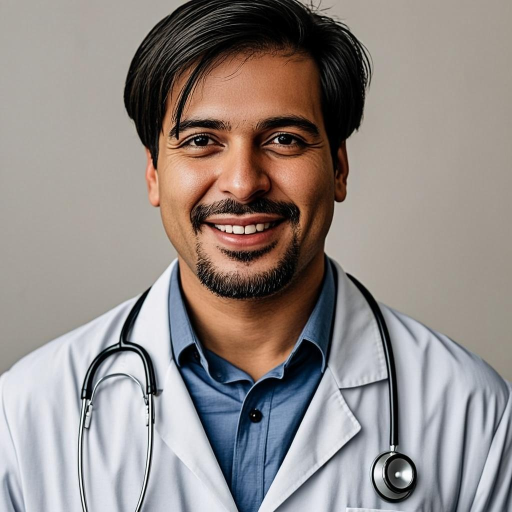
#> input picture scripts/team-raw/abdrakhmanov.png, 1024 x 1024 px, found by its file name (shown at 1/2 size); its folder holds 4 pictures in this run
$ python make-team-jpg.py
#> lines starting #> are read from the running program, lines starting #| are printed output that depends on the picture
#!/usr/bin/env python3
"""Конвертация сырых портретов команды в оптимизированные JPEG для сайта."""
import os
from PIL import Image

SRC = "/home/z/my-project/scripts/team-raw"
DST = "/home/z/my-project/public/team"
os.makedirs(DST, exist_ok=True)

for f in sorted(os.listdir(SRC)):
    if not f.endswith(".png"):
        continue
    im = Image.open(os.path.join(SRC, f)).convert("RGB")
#> im is the input picture: PIL image 1024x1024 RGB; mean R, G, B 146.8, 138.7, 135.5
    # квадратный кроп по центру (если не квадрат)
    w, h = im.size
#> w = 1024; h = 1024
    s = min(w, h)
#> s = 1024
    im = im.crop(((w - s) // 2, (h - s) // 2, (w + s) // 2, (h + s) // 2))
    im = im.resize((512, 512), Image.LANCZOS)
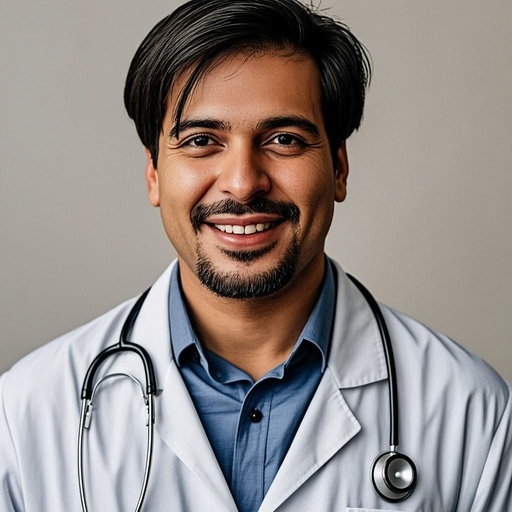
#> im: PIL image 512x512 RGB; mean R, G, B 146.9, 138.7, 135.5
    out = os.path.join(DST, f.replace(".png", ".jpg"))
    im.save(out, "JPEG", quality=85, optimize=True)
    print(f"{out} {os.path.getsize(out) // 1024} KB")
#> pass 2 of the loop `for f in sorted(os.listdir(SRC)):`:
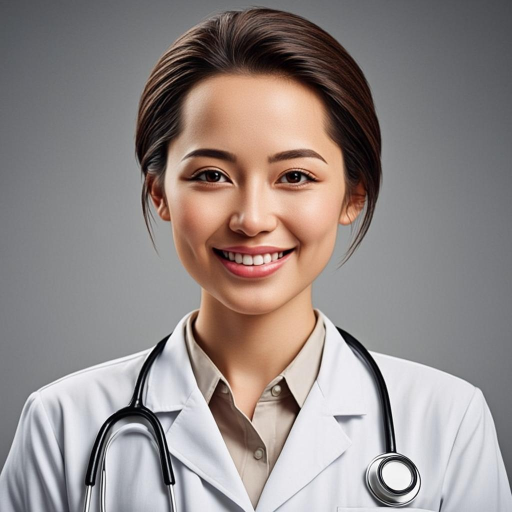
#> input picture scripts/team-raw/abylkassymova.png, 1024 x 1024 px, found by its file name (shown at 1/2 size)
#> im is the input picture: PIL image 1024x1024 RGB; mean R, G, B 146.4, 137.2, 135.1
#> `im = im.resize((512, 512), Image.LANCZOS)`:
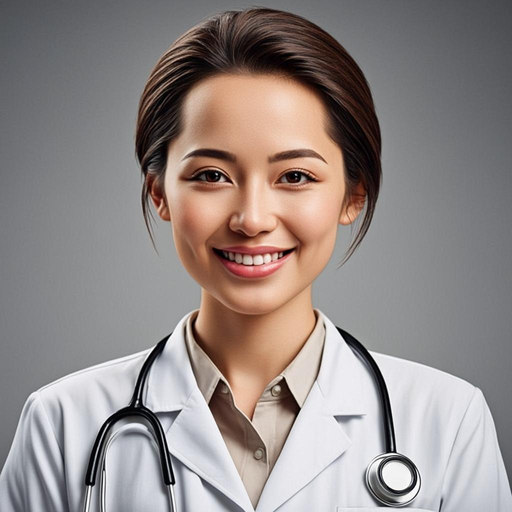
#> im: PIL image 512x512 RGB; mean R, G, B 146.4, 137.2, 135.1
#> pass 3 of the loop `for f in sorted(os.listdir(SRC)):`:
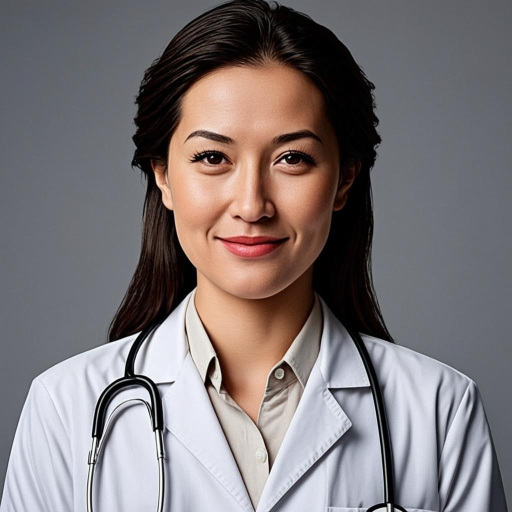
#> input picture scripts/team-raw/bekmuratova.png, 1024 x 1024 px, found by its file name (shown at 1/2 size)
#> im is the input picture: PIL image 1024x1024 RGB; mean R, G, B 125.9, 118.6, 120.5
#> `im = im.resize((512, 512), Image.LANCZOS)`:
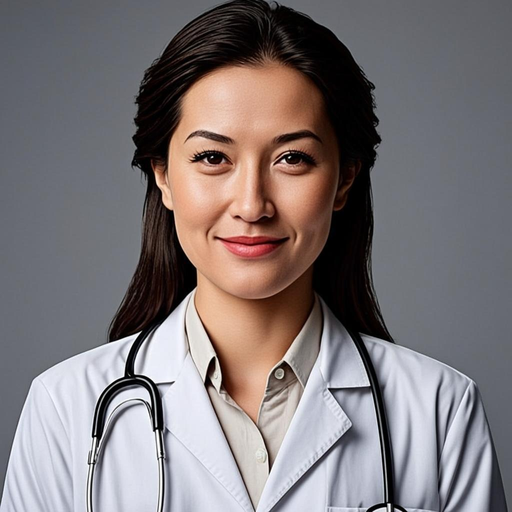
#> im: PIL image 512x512 RGB; mean R, G, B 125.9, 118.6, 120.5
#> the loop made 4 passes; the first 3 are shown

print("DONE")
